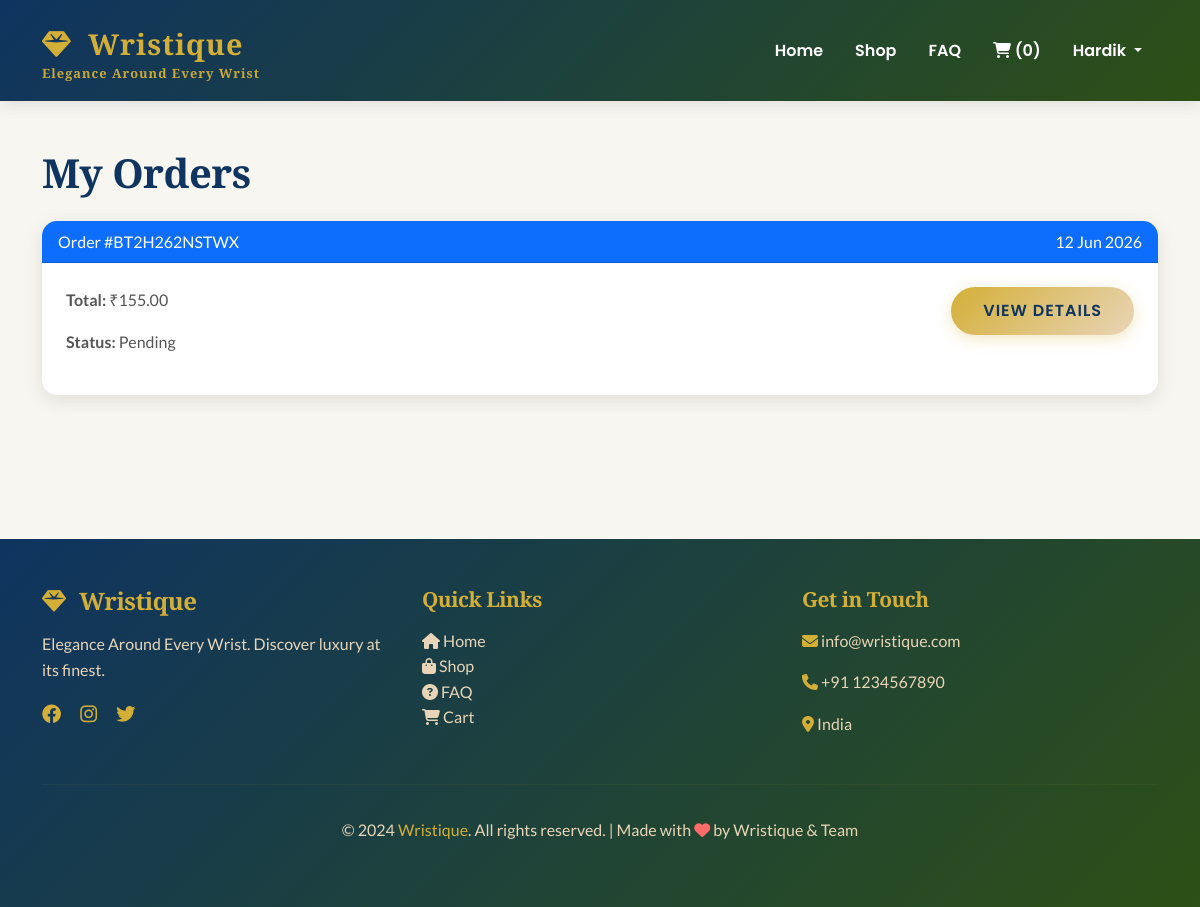
The app's page /orders/ (signed in) with its own data.
### accounts/models.py (models this page shows, shortened)
class User(AbstractUser):
    email = models.EmailField(unique=True)
    phone = models.CharField(max_length=15, blank=True)
    is_verified = models.BooleanField(default=False)
    created_at = models.DateTimeField(auto_now_add=True)
    updated_at = models.DateTimeField(auto_now=True)
    USERNAME_FIELD = 'email'
    REQUIRED_FIELDS = ['username']

### store/models.py (models this page shows, shortened)
class Order(models.Model):
    STATUS_CHOICES = [
        ('pending', 'Pending'),
        ('processing', 'Processing'),
        ('shipped', 'Shipped'),
        ('delivered', 'Delivered'),
        ('cancelled', 'Cancelled'),
    ]
    user = models.ForeignKey('accounts.User', on_delete=models.CASCADE, related_name='orders')
    order_number = models.CharField(max_length=20, unique=True)
    shipping_name = models.CharField(max_length=100)
    shipping_phone = models.CharField(max_length=15)
    shipping_address = models.TextField()
    shipping_city = models.CharField(max_length=100)
    shipping_state = models.CharField(max_length=100)
    shipping_zipcode = models.CharField(max_length=10)
    subtotal = models.DecimalField(max_digits=10, decimal_places=2)
    tax = models.DecimalField(max_digits=10, decimal_places=2, default=0)
    shipping_cost = models.DecimalField(max_digits=10, decimal_places=2, default=0)
    total = models.DecimalField(max_digits=10, decimal_places=2)
    status = models.CharField(max_length=20, choices=STATUS_CHOICES, default='pending')
    payment_method = models.CharField(max_length=20, default='cod')
    is_paid = models.BooleanField(default=False)
    created_at = models.DateTimeField(auto_now_add=True)
    updated_at = models.DateTimeField(auto_now=True)

### store/views.py (the view)
# urls.py: path('orders/', views.my_orders, name='my_orders'),
@login_required
def orders(request):
    user_orders = Order.objects.filter(user=request.user).order_by('-created_at')
    context = {'orders': user_orders}
    return render(request, 'store/orders.html', context)

### templates/store/orders.html (shortened to what this page needs)
{% extends 'store/base.html' %}
{% block content %}
<div class="container py-5">
    <h2 class="mb-4">My Orders</h2>
    {% for order in orders %}
    <div class="card mb-3">
        <div class="card-header bg-primary text-white d-flex justify-content-between">
            <span>Order #{{ order.order_number }}</span>
            <span>{{ order.created_at|date:"d M Y" }}</span>
        </div>
        <div class="card-body">
            <div class="row">
                <div class="col-md-6">
                    <p><strong>Total:</strong> ₹{{ order.total }}</p>
                    <p><strong>Status:</strong> {{ order.status|title }}</p>
                </div>
                <div class="col-md-6 text-end">
                    <a href="{% url 'store:order_detail' order.order_number %}" class="btn btn-primary">View Details</a>
                </div>
            </div>
        </div>
    </div>
    {% empty %}
    <div class="text-center py-5">
        <i class="fas fa-shopping-bag fa-4x text-muted"></i>
        <h3 class="mt-3">No orders yet</h3>
        <a href="{% url 'store:shop' %}" class="btn btn-primary mt-3">Start Shopping</a>
    </div>
    {% endfor %}
</div>
{% endblock %}

### templates/store/base.html (shortened to what this page needs)
<!DOCTYPE html>
<html lang="en">
<head>
    <link href="https://cdn.jsdelivr.net/npm/bootstrap@5.3.0/dist/css/bootstrap.min.css" rel="stylesheet">
    <link rel="stylesheet" href="https://cdnjs.cloudflare.com/ajax/libs/font-awesome/6.4.0/css/all.min.css">
    <link rel="stylesheet" href="/static/css/style.css">
</head>
<body>
    <nav class="navbar navbar-expand-lg navbar-dark bg-dark">
        <div class="container">
            <a class="navbar-brand d-flex flex-column" href="{% url 'store:home' %}">
                <span><i class="fas fa-gem"></i> Wristique</span>
                <small class="brand-tagline" style="font-size: 0.8rem; line-height: 1;">Elegance Around Every Wrist</small>
            </a>
            <div class="collapse navbar-collapse" id="navbarNav">
                <ul class="navbar-nav ms-auto">
                    <li class="nav-item">
                        <a class="nav-link" href="{% url 'store:home' %}">Home</a>
                    </li>
                    <li class="nav-item">
                        <a class="nav-link" href="{% url 'store:shop' %}">Shop</a>
                    </li>
                    <li class="nav-item">
                        <a class="nav-link" href="{% url 'store:faq' %}">FAQ</a>
                    </li>
                    <li class="nav-item">
                        <a class="nav-link" href="{% url 'store:cart' %}">
                            <i class="fas fa-shopping-cart"></i>
                            {% if request.user.is_authenticated %}
                                ({{ request.user.cart_set.count }})
                            {% else %}
                                (0)
                            {% endif %}
                        </a>
                    </li>
                    {% if request.user.is_authenticated %}
                        <li class="nav-item dropdown">
                            <a class="nav-link dropdown-toggle" href="#" role="button" data-bs-toggle="dropdown">
                                {{ request.user.username }}
                            </a>
                        </li>
                    {% else %}
                        <li class="nav-item">
                            <a class="nav-link" href="{% url 'accounts:login' %}">Login</a>
                        </li>
                    {% endif %}
                </ul>
            </div>
        </div>
    </nav>
    {% block content %}{% endblock %}
    <footer class="py-5" style="background: linear-gradient(135deg, #0F3460 0%, #2D5016 100%); color: white; margin-top: 5rem;">
        <div class="container">
            <div class="row g-4">
                <div class="col-md-4">
                    <h5 style="color: #D4AF37; font-family: 'Playfair Display', serif; font-size: 1.5rem; margin-bottom: 1rem;">
                        <i class="fas fa-gem" style="margin-right: 0.5rem;"></i> Wristique
                    </h5>
                    <p style="color: #E8D5B7;">Elegance Around Every Wrist. Discover luxury at its finest.</p>
                    <div style="margin-top: 1rem;">
                        <a href="#" style="color: #D4AF37; margin-right: 1rem; font-size: 1.2rem;"><i class="fab fa-facebook"></i></a>
                        <a href="#" style="color: #D4AF37; margin-right: 1rem; font-size: 1.2rem;"><i class="fab fa-instagram"></i></a>
                        <a href="#" style="color: #D4AF37; font-size: 1.2rem;"><i class="fab fa-twitter"></i></a>
                    </div>
                </div>
                <div class="col-md-4">
                    <h5 style="color: #D4AF37; font-family: 'Playfair Display', serif; margin-bottom: 1rem;">Quick Links</h5>
                    <ul class="list-unstyled">
                        <li><a href="{% url 'store:home' %}" style="color: #E8D5B7; text-decoration: none; transition: all 0.3s;"><i class="fas fa-home"></i> Home</a></li>
                        <li><a href="{% url 'store:shop' %}" style="color: #E8D5B7; text-decoration: none; transition: all 0.3s;"><i class="fas fa-shopping-bag"></i> Shop</a></li>
                        <li><a href="{% url 'store:faq' %}" style="color: #E8D5B7; text-decoration: none; transition: all 0.3s;"><i class="fas fa-question-circle"></i> FAQ</a></li>
                        <li><a href="{% url 'store:cart' %}" style="color: #E8D5B7; text-decoration: none; transition: all 0.3s;"><i class="fas fa-shopping-cart"></i> Cart</a></li>
                    </ul>
                </div>
                <div class="col-md-4">
                    <h5 style="color: #D4AF37; font-family: 'Playfair Display', serif; margin-bottom: 1rem;">Get in Touch</h5>
                    <p style="color: #E8D5B7;"><i class="fas fa-envelope" style="color: #D4AF37;"></i> info@wristique.com</p>
                    <p style="color: #E8D5B7;"><i class="fas fa-phone" style="color: #D4AF37;"></i> +91 1234567890</p>
                    <p style="color: #E8D5B7;"><i class="fas fa-map-marker-alt" style="color: #D4AF37;"></i> India</p>
                </div>
            </div>
            <hr style="border-color: rgba(212, 175, 55, 0.2); margin: 2rem 0;">
            <p class="text-center" style="color: #E8D5B7;">
                &copy; 2024 <span style="color: #D4AF37;">Wristique</span>. All rights reserved. | Made with <i class="fas fa-heart" style="color: #FF6B6B;"></i> by Wristique &amp; Team
            </p>
        </div>
    </footer>
</body>
</html>

### static/css/style.css (style rules this page uses)
:root { --primary-gold: #D4AF37; --primary-emerald: #2D5016; --primary-sapphire: #0F3460; --primary-rose: #C1666B; --secondary-gold: #E8D5B7; --light-bg: #F8F6F1; --dark-bg: #1A1A1A; --accent-coral: #FF6B6B; --accent-teal: #4ECDC4; }
* { margin: 0; padding: 0; box-sizing: border-box; }
html, body { height: 100%; }
body { font-family: 'Lato', sans-serif; background-color: var(--light-bg); color: #333; line-height: 1.6; }
h1, h2, h3, h4, h5 { font-family: 'Playfair Display', serif; font-weight: 700; letter-spacing: -0.5px; }
h2 { font-size: 2.5rem; color: var(--primary-sapphire); margin-bottom: 2rem; }
p { font-family: 'Lato', sans-serif; font-size: 1rem; color: #555; }
.navbar { background: linear-gradient(135deg, var(--primary-sapphire) 0%, var(--primary-emerald) 100%) !important; box-shadow: 0 4px 15px rgba(0,0,0,0.1); padding: 1rem 0; }
.navbar-brand { font-family: 'Playfair Display', serif; font-weight: 900; font-size: 1.8rem; color: var(--primary-gold) !important; letter-spacing: 1px; }
.navbar-brand i { margin-right: 0.5rem; }
.navbar-brand .brand-tagline { color: var(--primary-gold) !important; font-weight: 600; opacity: 0.95; }
.nav-link { font-weight: 600; color: white !important; margin: 0 0.5rem; transition: all 0.3s ease; font-family: 'Poppins', sans-serif; }
.btn { font-family: 'Poppins', sans-serif; font-weight: 600; border-radius: 50px; padding: 0.75rem 2rem; transition: all 0.3s ease; text-transform: uppercase; letter-spacing: 1px; }
.btn-primary { background: linear-gradient(135deg, var(--primary-gold) 0%, #E8D5B7 100%); border: none; color: var(--primary-sapphire) !important; box-shadow: 0 4px 15px rgba(212, 175, 55, 0.3); }
.card { border: none; border-radius: 15px; overflow: hidden; box-shadow: 0 5px 20px rgba(0,0,0,0.1); transition: all 0.4s cubic-bezier(0.23, 1, 0.320, 1); background: white; position: relative; }
.card::before { content: ''; position: absolute; top: 0; left: -100%; width: 100%; height: 100%; background: linear-gradient(90deg, transparent, rgba(255,255,255,0.2), transparent); transition: left 0.5s ease; }
.card-body { padding: 1.5rem; }
footer { background: linear-gradient(135deg, var(--primary-sapphire) 0%, var(--primary-emerald) 100%); color: white; margin-top: 5rem; }
footer h5 { font-family: 'Playfair Display', serif; color: var(--primary-gold); margin-bottom: 1.5rem; font-size: 1.3rem; }
footer a { color: var(--secondary-gold); transition: all 0.3s ease; }
footer p { color: var(--secondary-gold); }

### records on screen
User: user.cart_set.count "0", user.username "Hardik"
Order: order_number "BT2H262NSTWX", created_at "12 Jun 2026", total "155.00", status "Pending"
